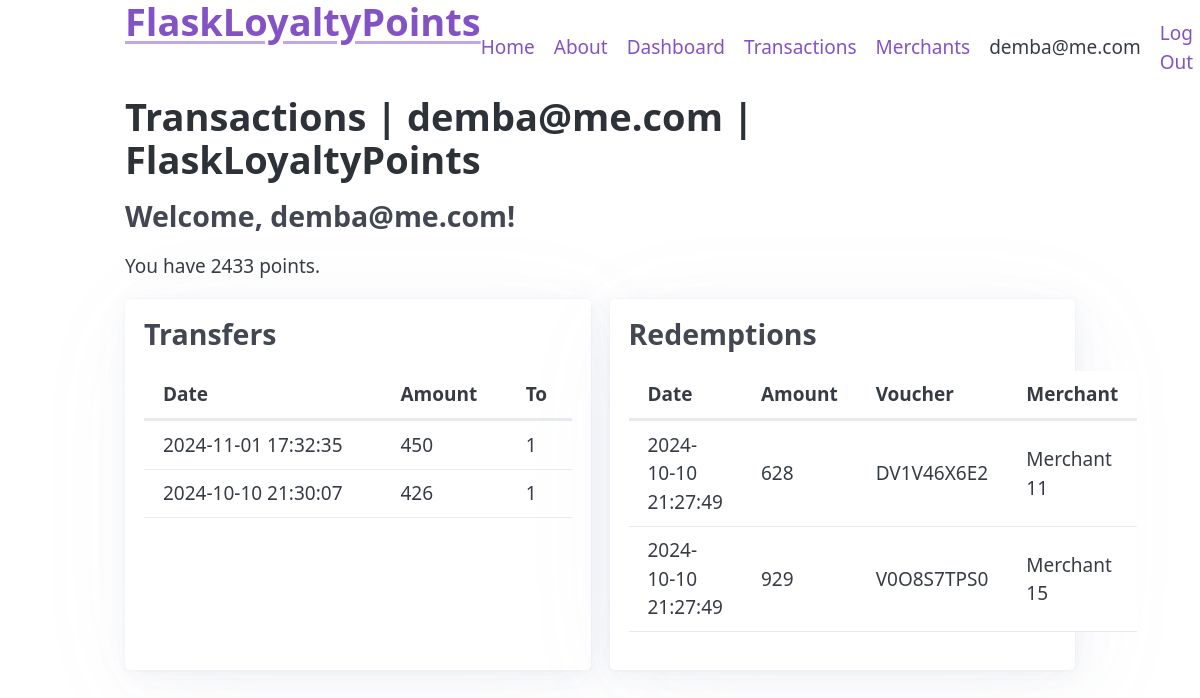
The page /points/transactions/ (signed in) on the database its author committed.
### tables this page shows
CREATE TABLE user (
  id INTEGER PRIMARY KEY AUTOINCREMENT,
  username TEXT UNIQUE NOT NULL,
  email TEXT UNIQUE NOT NULL,
  password TEXT NOT NULL,
  points INTEGER DEFAULT 0
);

CREATE TABLE transactions (
  id INTEGER PRIMARY KEY AUTOINCREMENT,
  sender_id INTEGER,
  receiver_id INTEGER,
  points INTEGER NOT NULL,
  created TIMESTAMP NOT NULL DEFAULT CURRENT_TIMESTAMP,
  FOREIGN KEY (sender_id) REFERENCES user (id),
  FOREIGN KEY (receiver_id) REFERENCES user (id)
);

CREATE TABLE vouchers (
  id INTEGER PRIMARY KEY AUTOINCREMENT,
  merchant_id INTEGER NOT NULL,
  user_id INTEGER, 
  voucher_id INTEGER,
  code TEXT UNIQUE NOT NULL,
  points_redeemed INTEGER NOT NULL,
  status TEXT NOT NULL DEFAULT 'active',
  created TIMESTAMP NOT NULL DEFAULT CURRENT_TIMESTAMP,
  FOREIGN KEY (merchant_id) REFERENCES merchants (id),
  FOREIGN KEY (user_id) REFERENCES user (id)
);

CREATE TABLE merchants (
  id INTEGER PRIMARY KEY AUTOINCREMENT,
  name TEXT NOT NULL,
  description TEXT NOT NULL,
  email TEXT UNIQUE NOT NULL,
  password TEXT NOT NULL DEFAULT "testing1234",
  created TIMESTAMP NOT NULL DEFAULT CURRENT_TIMESTAMP

);

### flaskr/points.py (the view)
@bp.route('/transactions/', methods=['GET', 'POST'])
@login_required
def transactions():
    if 'user_id' not in session:
        return redirect(url_for('auth.login'))
    db = get_db()
    user_id = int(session['user_id'])
    user = db.execute("SELECT * FROM user WHERE id = ?", (user_id,)).fetchone()
    transactions = db.execute("SELECT sender_id, receiver_id, points, created FROM transactions WHERE sender_id = ? OR receiver_id = ? ORDER BY created DESC", (user_id, user_id)).fetchall()
    transactions2 = db.execute(
        'SELECT t.sender_id, t.receiver_id, t.points, t.created, email from transactions t '
        ' JOIN  user u ON t.sender_id = u.id OR t.receiver_id = u.id AND t.sender_id = ? OR t.receiver_id = ?', (user_id, user_id)).fetchall()
    redemptions = db.execute(
        "SELECT v.id,  code, points_redeemed, v.created, name FROM vouchers v JOIN merchants m ON v.merchant_id = m.id AND v.user_id = ? ORDER BY v.created DESC", (user_id,)).fetchall()
    for r in redemptions:
        print(r['name'])
    return render_template('points/transactions.html', transactions=transactions, redemptions=redemptions, user=user)

### flaskr/auth.py (called while the page is built)
def login_required(view):
    @functools.wraps(view)
    def wrapped_view(**kwargs):
        if g.user is None:
            return redirect(url_for("auth.login"))
        return view(**kwargs)
    return wrapped_view

@bp.before_app_request
def load_logged_in_user():
    user_id = session.get("user_id")
    if user_id is None:
        g.user = None
    else:
        g.user = (
            get_db().execute("SELECT * FROM user WHERE id = ?", (user_id,)).fetchone()
        )

### flaskr/db.py (called while the page is built)
def get_db():
    if "db" not in g:
        g.db = sqlite3.connect(
            current_app.config["DATABASE"], detect_types=sqlite3.PARSE_DECLTYPES
        )
        g.db.row_factory = sqlite3.Row
    return g.db

### flaskr/templates/points/transactions.html (shortened to what this page needs)
{% extends 'base.html' %}
{% block header %}
  <h1>{% block title %}Transactions | {{ g.user['email'] }} | FlaskLoyaltyPoints {% endblock %}</h1>
{% endblock %}
{% block content %}
<div>
    <h3>Welcome, {{ g.user['email'] }}!</h3>
    {% if user.points > 0 %}
    <p>You have {{ g.user['points'] }} points.</p>
    {% else %}
    <p>You have no points remaining</p>
    {% endif %}
  </div>
{% if transactions or redemptions %}
<section>
    <div class="grid">
        <article>
            <h3>Transfers</h3>
           <table class="table">
             <thead>
               <tr>
                 <th>Date</th>
                 <th>Amount</th>
                 <th>To</th>
               </tr>
             </thead>
             <tbody>
               {% for transaction in transactions %}
               <tr>
                 <td>{{ transaction.created }}</td>
                 <td>{{ transaction.points }}</td>
                 <td>{{ transaction.receiver_id }}</td>
               </tr>
               {% endfor %}
             </tbody>
           </table>
          </article>
        <article>
            <h3>Redemptions </h3>
            <table class="table">
              <thead>
                <tr>
                  <th>Date</th>
                  <th>Amount</th>
                  <th>Voucher</th>
                  <th>Merchant</th>
                </tr>
              </thead>
              <tbody>
                {% for r in redemptions %}
                <tr>
                  <td>{{ r.created }}</td>
                  <td>{{ r.points_redeemed }}</td>
                  <td>{{ r.code }}</td>
                  <td>{{ r.name }}</td>
                </tr>
                {% endfor %}
              </tbody>
            </table>
        </article>
    </div>
</section>
{% else %}
<p>No transactions to display </p>
{% endif %}
{% endblock %}

### flaskr/templates/base.html (shortened to what this page needs)
<!DOCTYPE html>
<html lang="en">
<head>
    <link rel="stylesheet" href="{{ url_for('static', filename='pico.min.css') }}">
</head>
<body class="container">
    <nav>
        <h1><a href="{{ url_for('pages.index') }}">FlaskLoyaltyPoints</a></h1>
        <ul>
            <li><a href="{{ url_for('pages.index') }}">Home</a></li>
            <li><a href="{{ url_for('pages.about') }}">About</a></li>
            {% if g.user %}
                <li><a href="{{ url_for('points.dashboard') }}">Dashboard</a></li>
                <li><a href="{{ url_for('points.transactions') }}">Transactions</a></li>
                <li><a href="{{ url_for('points.merchants') }}">Merchants</a></li>
                <li><span>{{ g.user['username'] }}</span>
                <li><a href="{{ url_for('auth.logout') }}">Log Out</a>
            {% else %}
                <li><a href="{{ url_for('auth.register') }}">Register</a>
                <li><a href="{{ url_for('auth.login') }}">Log In</a>
            {% endif %}
        </ul>
  </nav>
    <section class="container">
        <header>
        {% block header %}{% endblock %}
        </header>
        {% block content %}{% endblock %}
    </section>
</body>
</html>

### rows shown on the page
user: user.username "demba@me.com", user.email "demba@me.com", user.points "2433"
vouchers: created "2024-10-10 21:27:49", points_redeemed "628", code "DV1V46X6E2", name "Merchant 11"
vouchers: created "2024-10-10 21:27:49", points_redeemed "929", code "V0O8S7TPS0", name "Merchant 15"
